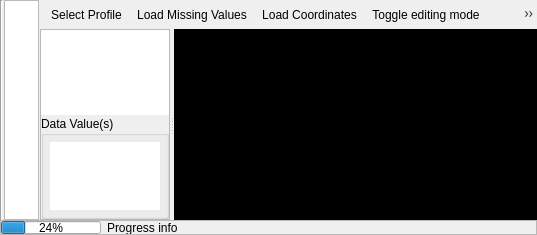
<?xml version="1.0" encoding="UTF-8"?>
<ui version="4.0">
 <class>temporalProfilePanel</class>
 <widget class="QDockWidget" name="temporalProfilePanel">
  <property name="geometry">
   <rect>
    <x>0</x>
    <y>0</y>
    <width>537</width>
    <height>235</height>
   </rect>
  </property>
  <property name="minimumSize">
   <size>
    <width>537</width>
    <height>235</height>
   </size>
  </property>
  <property name="maximumSize">
   <size>
    <width>524287</width>
    <height>524287</height>
   </size>
  </property>
  <property name="features">
   <set>QDockWidget::AllDockWidgetFeatures</set>
  </property>
  <property name="windowTitle">
   <string>Temporal Profiles</string>
  </property>
  <widget class="QWidget" name="dockWidgetContents">
   <layout class="QVBoxLayout" name="verticalLayout">
    <property name="spacing">
     <number>0</number>
    </property>
    <property name="leftMargin">
     <number>0</number>
    </property>
    <property name="topMargin">
     <number>0</number>
    </property>
    <property name="rightMargin">
     <number>0</number>
    </property>
    <property name="bottomMargin">
     <number>0</number>
    </property>
    <item>
     <widget class="QFrame" name="frame">
      <property name="frameShape">
       <enum>QFrame::NoFrame</enum>
      </property>
      <property name="frameShadow">
       <enum>QFrame::Plain</enum>
      </property>
      <layout class="QHBoxLayout" name="horizontalLayout">
       <property name="spacing">
        <number>1</number>
       </property>
       <property name="leftMargin">
        <number>0</number>
       </property>
       <property name="topMargin">
        <number>0</number>
       </property>
       <property name="rightMargin">
        <number>0</number>
       </property>
       <property name="bottomMargin">
        <number>0</number>
       </property>
       <item>
        <widget class="Line" name="line">
         <property name="frameShadow">
          <enum>QFrame::Sunken</enum>
         </property>
         <property name="orientation">
          <enum>Qt::Vertical</enum>
         </property>
        </widget>
       </item>
       <item>
        <widget class="QListWidget" name="listWidget">
         <property name="enabled">
          <bool>true</bool>
         </property>
         <property name="sizePolicy">
          <sizepolicy hsizetype="Preferred" vsizetype="Preferred">
           <horstretch>0</horstretch>
           <verstretch>0</verstretch>
          </sizepolicy>
         </property>
         <property name="maximumSize">
          <size>
           <width>35</width>
           <height>16777215</height>
          </size>
         </property>
         <property name="styleSheet">
          <string notr="true"/>
         </property>
         <property name="frameShape">
          <enum>QFrame::StyledPanel</enum>
         </property>
         <property name="frameShadow">
          <enum>QFrame::Sunken</enum>
         </property>
         <property name="iconSize">
          <size>
           <width>25</width>
           <height>25</height>
          </size>
         </property>
         <property name="layoutMode">
          <enum>QListView::SinglePass</enum>
         </property>
         <property name="viewMode">
          <enum>QListView::ListMode</enum>
         </property>
         <item>
          <property name="text">
           <string/>
          </property>
          <property name="toolTip">
           <string>2D</string>
          </property>
          <property name="icon">
           <iconset resource="eotsv_resources.qrc">
            <normaloff>:/eotimeseriesviewer/icons/mIconTemporalProfile2D.svg</normaloff>:/eotimeseriesviewer/icons/mIconTemporalProfile2D.svg</iconset>
          </property>
         </item>
         <item>
          <property name="text">
           <string/>
          </property>
          <property name="toolTip">
           <string>3D (OpenGL)</string>
          </property>
          <property name="icon">
           <iconset resource="eotsv_resources.qrc">
            <normaloff>:/eotimeseriesviewer/icons/mIconTemporalProfile3D.svg</normaloff>:/eotimeseriesviewer/icons/mIconTemporalProfile3D.svg</iconset>
          </property>
         </item>
         <item>
          <property name="text">
           <string/>
          </property>
          <property name="toolTip">
           <string>Overview on Temporal profile locations</string>
          </property>
          <property name="icon">
           <iconset resource="eotsv_resources.qrc">
            <normaloff>:/eotimeseriesviewer/icons/mActionOpenTable.svg</normaloff>:/eotimeseriesviewer/icons/mActionOpenTable.svg</iconset>
          </property>
         </item>
        </widget>
       </item>
       <item>
        <layout class="QVBoxLayout" name="verticalLayout_9">
         <property name="spacing">
          <number>0</number>
         </property>
         <property name="rightMargin">
          <number>0</number>
         </property>
         <item>
          <widget class="QToolBar" name="toolbar">
           <property name="sizePolicy">
            <sizepolicy hsizetype="Preferred" vsizetype="Preferred">
             <horstretch>0</horstretch>
             <verstretch>0</verstretch>
            </sizepolicy>
           </property>
           <property name="styleSheet">
            <string notr="true"/>
           </property>
           <property name="iconSize">
            <size>
             <width>18</width>
             <height>18</height>
            </size>
           </property>
           <property name="floatable">
            <bool>false</bool>
           </property>
           <addaction name="actionLoadProfileRequest"/>
           <addaction name="actionLoadMissingValues"/>
           <addaction name="actionLoadTPFromOgr"/>
           <addaction name="actionToggleEditing"/>
           <addaction name="actionSaveTemporalProfiles"/>
           <addaction name="actionRemoveTemporalProfile"/>
           <addaction name="actionRefresh2D"/>
           <addaction name="actionReset2DPlot"/>
           <addaction name="actionAddStyle2D"/>
           <addaction name="actionRemoveStyle2D"/>
           <addaction name="actionRefresh3D"/>
           <addaction name="actionReset3DCamera"/>
           <addaction name="actionAddStyle3D"/>
           <addaction name="actionRemoveStyle3D"/>
          </widget>
         </item>
         <item>
          <widget class="QStackedWidget" name="stackedWidget">
           <property name="sizePolicy">
            <sizepolicy hsizetype="Preferred" vsizetype="Preferred">
             <horstretch>2</horstretch>
             <verstretch>0</verstretch>
            </sizepolicy>
           </property>
           <property name="frameShape">
            <enum>QFrame::NoFrame</enum>
           </property>
           <property name="frameShadow">
            <enum>QFrame::Plain</enum>
           </property>
           <property name="lineWidth">
            <number>0</number>
           </property>
           <property name="currentIndex">
            <number>0</number>
           </property>
           <widget class="QWidget" name="page2D">
            <layout class="QVBoxLayout" name="verticalLayout_3">
             <property name="spacing">
              <number>1</number>
             </property>
             <property name="leftMargin">
              <number>0</number>
             </property>
             <property name="topMargin">
              <number>0</number>
             </property>
             <property name="rightMargin">
              <number>0</number>
             </property>
             <property name="bottomMargin">
              <number>0</number>
             </property>
             <item>
              <widget class="QSplitter" name="splitter2D">
               <property name="sizePolicy">
                <sizepolicy hsizetype="Preferred" vsizetype="Preferred">
                 <horstretch>0</horstretch>
                 <verstretch>0</verstretch>
                </sizepolicy>
               </property>
               <property name="orientation">
                <enum>Qt::Horizontal</enum>
               </property>
               <widget class="QFrame" name="frameSettings2D">
                <property name="sizePolicy">
                 <sizepolicy hsizetype="Preferred" vsizetype="Preferred">
                  <horstretch>1</horstretch>
                  <verstretch>0</verstretch>
                 </sizepolicy>
                </property>
                <property name="minimumSize">
                 <size>
                  <width>0</width>
                  <height>0</height>
                 </size>
                </property>
                <property name="frameShape">
                 <enum>QFrame::StyledPanel</enum>
                </property>
                <property name="frameShadow">
                 <enum>QFrame::Sunken</enum>
                </property>
                <layout class="QVBoxLayout" name="verticalLayout_4">
                 <property name="spacing">
                  <number>1</number>
                 </property>
                 <property name="leftMargin">
                  <number>0</number>
                 </property>
                 <property name="topMargin">
                  <number>0</number>
                 </property>
                 <property name="rightMargin">
                  <number>0</number>
                 </property>
                 <property name="bottomMargin">
                  <number>0</number>
                 </property>
                 <item>
                  <widget class="PlotSettingsTableView" name="tableView2DProfiles">
                   <property name="sizePolicy">
                    <sizepolicy hsizetype="Preferred" vsizetype="Preferred">
                     <horstretch>1</horstretch>
                     <verstretch>2</verstretch>
                    </sizepolicy>
                   </property>
                   <property name="minimumSize">
                    <size>
                     <width>0</width>
                     <height>0</height>
                    </size>
                   </property>
                   <property name="frameShape">
                    <enum>QFrame::NoFrame</enum>
                   </property>
                   <attribute name="horizontalHeaderCascadingSectionResizes">
                    <bool>true</bool>
                   </attribute>
                   <attribute name="horizontalHeaderMinimumSectionSize">
                    <number>5</number>
                   </attribute>
                   <attribute name="horizontalHeaderShowSortIndicator" stdset="0">
                    <bool>true</bool>
                   </attribute>
                   <attribute name="horizontalHeaderStretchLastSection">
                    <bool>true</bool>
                   </attribute>
                   <attribute name="verticalHeaderShowSortIndicator" stdset="0">
                    <bool>true</bool>
                   </attribute>
                  </widget>
                 </item>
                 <item>
                  <widget class="QgsCollapsibleGroupBox" name="mGroupBox">
                   <property name="sizePolicy">
                    <sizepolicy hsizetype="Preferred" vsizetype="Preferred">
                     <horstretch>0</horstretch>
                     <verstretch>1</verstretch>
                    </sizepolicy>
                   </property>
                   <property name="minimumSize">
                    <size>
                     <width>0</width>
                     <height>0</height>
                    </size>
                   </property>
                   <property name="title">
                    <string>Data Value(s)</string>
                   </property>
                   <property name="collapsed">
                    <bool>false</bool>
                   </property>
                   <layout class="QVBoxLayout" name="verticalLayout_8">
                    <property name="spacing">
                     <number>1</number>
                    </property>
                    <property name="leftMargin">
                     <number>6</number>
                    </property>
                    <property name="topMargin">
                     <number>6</number>
                    </property>
                    <property name="rightMargin">
                     <number>6</number>
                    </property>
                    <property name="bottomMargin">
                     <number>6</number>
                    </property>
                    <item>
                     <widget class="QPlainTextEdit" name="tbInfo2D">
                      <property name="sizePolicy">
                       <sizepolicy hsizetype="Preferred" vsizetype="Preferred">
                        <horstretch>0</horstretch>
                        <verstretch>0</verstretch>
                       </sizepolicy>
                      </property>
                      <property name="frameShape">
                       <enum>QFrame::NoFrame</enum>
                      </property>
                      <property name="readOnly">
                       <bool>true</bool>
                      </property>
                      <property name="backgroundVisible">
                       <bool>false</bool>
                      </property>
                     </widget>
                    </item>
                   </layout>
                  </widget>
                 </item>
                </layout>
               </widget>
               <widget class="DateTimePlotWidget" name="plotWidget2D">
                <property name="sizePolicy">
                 <sizepolicy hsizetype="Preferred" vsizetype="Preferred">
                  <horstretch>3</horstretch>
                  <verstretch>0</verstretch>
                 </sizepolicy>
                </property>
                <property name="styleSheet">
                 <string notr="true">background-color: rgb(0, 0, 0);</string>
                </property>
                <property name="frameShape">
                 <enum>QFrame::NoFrame</enum>
                </property>
                <property name="backgroundBrush">
                 <brush brushstyle="NoBrush">
                  <color alpha="255">
                   <red>0</red>
                   <green>0</green>
                   <blue>0</blue>
                  </color>
                 </brush>
                </property>
                <property name="foregroundBrush">
                 <brush brushstyle="NoBrush">
                  <color alpha="255">
                   <red>0</red>
                   <green>0</green>
                   <blue>0</blue>
                  </color>
                 </brush>
                </property>
               </widget>
              </widget>
             </item>
            </layout>
           </widget>
           <widget class="QWidget" name="page3D">
            <layout class="QVBoxLayout" name="verticalLayout_6">
             <property name="spacing">
              <number>1</number>
             </property>
             <property name="leftMargin">
              <number>0</number>
             </property>
             <property name="topMargin">
              <number>0</number>
             </property>
             <property name="rightMargin">
              <number>0</number>
             </property>
             <property name="bottomMargin">
              <number>0</number>
             </property>
             <item>
              <widget class="QSplitter" name="splitter3D">
               <property name="sizePolicy">
                <sizepolicy hsizetype="Preferred" vsizetype="Preferred">
                 <horstretch>0</horstretch>
                 <verstretch>0</verstretch>
                </sizepolicy>
               </property>
               <property name="orientation">
                <enum>Qt::Horizontal</enum>
               </property>
               <property name="opaqueResize">
                <bool>true</bool>
               </property>
               <widget class="QFrame" name="frameSettings3D">
                <property name="sizePolicy">
                 <sizepolicy hsizetype="Preferred" vsizetype="Preferred">
                  <horstretch>1</horstretch>
                  <verstretch>0</verstretch>
                 </sizepolicy>
                </property>
                <property name="frameShape">
                 <enum>QFrame::StyledPanel</enum>
                </property>
                <property name="frameShadow">
                 <enum>QFrame::Sunken</enum>
                </property>
                <layout class="QVBoxLayout" name="verticalLayout_5">
                 <property name="spacing">
                  <number>1</number>
                 </property>
                 <property name="leftMargin">
                  <number>0</number>
                 </property>
                 <property name="topMargin">
                  <number>0</number>
                 </property>
                 <property name="rightMargin">
                  <number>0</number>
                 </property>
                 <property name="bottomMargin">
                  <number>0</number>
                 </property>
                 <item>
                  <widget class="QTableView" name="tableView3DProfiles">
                   <property name="sizePolicy">
                    <sizepolicy hsizetype="Preferred" vsizetype="Preferred">
                     <horstretch>0</horstretch>
                     <verstretch>0</verstretch>
                    </sizepolicy>
                   </property>
                   <property name="frameShape">
                    <enum>QFrame::NoFrame</enum>
                   </property>
                   <attribute name="horizontalHeaderCascadingSectionResizes">
                    <bool>true</bool>
                   </attribute>
                   <attribute name="horizontalHeaderShowSortIndicator" stdset="0">
                    <bool>true</bool>
                   </attribute>
                   <attribute name="horizontalHeaderStretchLastSection">
                    <bool>true</bool>
                   </attribute>
                   <attribute name="verticalHeaderShowSortIndicator" stdset="0">
                    <bool>true</bool>
                   </attribute>
                  </widget>
                 </item>
                </layout>
               </widget>
               <widget class="QFrame" name="frame3DPlot">
                <property name="sizePolicy">
                 <sizepolicy hsizetype="Preferred" vsizetype="Preferred">
                  <horstretch>3</horstretch>
                  <verstretch>0</verstretch>
                 </sizepolicy>
                </property>
                <layout class="QVBoxLayout" name="layout3DPlotWidget">
                 <property name="spacing">
                  <number>1</number>
                 </property>
                 <property name="leftMargin">
                  <number>0</number>
                 </property>
                 <property name="topMargin">
                  <number>0</number>
                 </property>
                 <property name="rightMargin">
                  <number>0</number>
                 </property>
                 <property name="bottomMargin">
                  <number>0</number>
                 </property>
                 <item>
                  <widget class="QLabel" name="labelDummy3D">
                   <property name="sizePolicy">
                    <sizepolicy hsizetype="Preferred" vsizetype="Preferred">
                     <horstretch>3</horstretch>
                     <verstretch>2</verstretch>
                    </sizepolicy>
                   </property>
                   <property name="font">
                    <font>
                     <pointsize>9</pointsize>
                    </font>
                   </property>
                   <property name="styleSheet">
                    <string notr="true">color: rgb(255, 255, 0);
background-color: rgb(0, 0, 0);</string>
                   </property>
                   <property name="text">
                    <string>&lt;html&gt;&lt;head/&gt;&lt;body&gt;&lt;p&gt;Unable to initialize 3D plot window. &lt;br/&gt;Please ensure that PyOpenGL (http://pyopengl.sourceforge.net) is installed. &lt;br/&gt;&lt;/p&gt;&lt;p&gt;You can install PyOpenGL calling:&lt;br/&gt;&lt;span style=&quot; font-family:'Courier';&quot;&gt;python -m pip install PyOpenGL&lt;/span&gt;&lt;/p&gt;&lt;/body&gt;&lt;/html&gt;</string>
                   </property>
                   <property name="alignment">
                    <set>Qt::AlignCenter</set>
                   </property>
                   <property name="openExternalLinks">
                    <bool>true</bool>
                   </property>
                  </widget>
                 </item>
                </layout>
               </widget>
              </widget>
             </item>
            </layout>
           </widget>
           <widget class="QWidget" name="pagePixel">
            <layout class="QVBoxLayout" name="verticalLayout_7">
             <property name="spacing">
              <number>1</number>
             </property>
             <property name="leftMargin">
              <number>0</number>
             </property>
             <property name="topMargin">
              <number>0</number>
             </property>
             <property name="rightMargin">
              <number>0</number>
             </property>
             <property name="bottomMargin">
              <number>0</number>
             </property>
             <item>
              <widget class="QFrame" name="frameTemporalProfiles">
               <property name="frameShape">
                <enum>QFrame::StyledPanel</enum>
               </property>
               <property name="frameShadow">
                <enum>QFrame::Sunken</enum>
               </property>
               <layout class="QVBoxLayout" name="verticalLayout_2">
                <property name="spacing">
                 <number>1</number>
                </property>
                <property name="leftMargin">
                 <number>0</number>
                </property>
                <property name="topMargin">
                 <number>0</number>
                </property>
                <property name="rightMargin">
                 <number>0</number>
                </property>
                <property name="bottomMargin">
                 <number>0</number>
                </property>
                <item>
                 <widget class="QgsDualView" name="mDualView" native="true">
                  <property name="sizePolicy">
                   <sizepolicy hsizetype="Preferred" vsizetype="Preferred">
                    <horstretch>0</horstretch>
                    <verstretch>1</verstretch>
                   </sizepolicy>
                  </property>
                 </widget>
                </item>
                <item>
                 <layout class="QHBoxLayout" name="horizontalLayout_2">
                  <item>
                   <spacer name="horizontalSpacer_2">
                    <property name="orientation">
                     <enum>Qt::Horizontal</enum>
                    </property>
                    <property name="sizeHint" stdset="0">
                     <size>
                      <width>40</width>
                      <height>20</height>
                     </size>
                    </property>
                   </spacer>
                  </item>
                  <item>
                   <widget class="QToolButton" name="btnLayerProperties">
                    <property name="text">
                     <string>...</string>
                    </property>
                    <property name="icon">
                     <iconset resource="../../../QGIS/images/images.qrc">
                      <normaloff>:/images/themes/default/propertyicons/system.svg</normaloff>:/images/themes/default/propertyicons/system.svg</iconset>
                    </property>
                   </widget>
                  </item>
                  <item>
                   <widget class="QToolButton" name="btnFormView">
                    <property name="text">
                     <string>...</string>
                    </property>
                    <property name="icon">
                     <iconset resource="../../../QGIS/images/images.qrc">
                      <normaloff>:/images/themes/default/mActionFormView.svg</normaloff>:/images/themes/default/mActionFormView.svg</iconset>
                    </property>
                   </widget>
                  </item>
                  <item>
                   <widget class="QToolButton" name="btnTableView">
                    <property name="text">
                     <string>...</string>
                    </property>
                    <property name="icon">
                     <iconset resource="../../../QGIS/images/images.qrc">
                      <normaloff>:/images/themes/default/mActionOpenTable.svg</normaloff>:/images/themes/default/mActionOpenTable.svg</iconset>
                    </property>
                   </widget>
                  </item>
                 </layout>
                </item>
               </layout>
              </widget>
             </item>
            </layout>
           </widget>
          </widget>
         </item>
        </layout>
       </item>
      </layout>
     </widget>
    </item>
    <item>
     <widget class="QFrame" name="infoBar">
      <property name="minimumSize">
       <size>
        <width>0</width>
        <height>0</height>
       </size>
      </property>
      <property name="maximumSize">
       <size>
        <width>16777215</width>
        <height>15</height>
       </size>
      </property>
      <property name="frameShape">
       <enum>QFrame::StyledPanel</enum>
      </property>
      <property name="frameShadow">
       <enum>QFrame::Raised</enum>
      </property>
      <layout class="QHBoxLayout" name="horizontalLayout_3">
       <property name="leftMargin">
        <number>0</number>
       </property>
       <property name="topMargin">
        <number>0</number>
       </property>
       <property name="rightMargin">
        <number>0</number>
       </property>
       <property name="bottomMargin">
        <number>0</number>
       </property>
       <item>
        <widget class="QProgressBar" name="progressBar">
         <property name="sizePolicy">
          <sizepolicy hsizetype="Preferred" vsizetype="Preferred">
           <horstretch>1</horstretch>
           <verstretch>0</verstretch>
          </sizepolicy>
         </property>
         <property name="minimumSize">
          <size>
           <width>50</width>
           <height>0</height>
          </size>
         </property>
         <property name="maximumSize">
          <size>
           <width>100</width>
           <height>16777215</height>
          </size>
         </property>
         <property name="value">
          <number>24</number>
         </property>
        </widget>
       </item>
       <item>
        <widget class="QLabel" name="progressInfo">
         <property name="sizePolicy">
          <sizepolicy hsizetype="Preferred" vsizetype="Preferred">
           <horstretch>2</horstretch>
           <verstretch>0</verstretch>
          </sizepolicy>
         </property>
         <property name="minimumSize">
          <size>
           <width>1</width>
           <height>0</height>
          </size>
         </property>
         <property name="maximumSize">
          <size>
           <width>16777215</width>
           <height>16777215</height>
          </size>
         </property>
         <property name="text">
          <string>Progress info</string>
         </property>
         <property name="textFormat">
          <enum>Qt::PlainText</enum>
         </property>
         <property name="wordWrap">
          <bool>true</bool>
         </property>
        </widget>
       </item>
       <item>
        <spacer name="horizontalSpacer">
         <property name="orientation">
          <enum>Qt::Horizontal</enum>
         </property>
         <property name="sizeHint" stdset="0">
          <size>
           <width>0</width>
           <height>0</height>
          </size>
         </property>
        </spacer>
       </item>
      </layout>
     </widget>
    </item>
   </layout>
  </widget>
  <action name="actionRefresh2D">
   <property name="icon">
    <iconset resource="eotsv_resources.qrc">
     <normaloff>:/eotimeseriesviewer/icons/mActionRefresh.svg</normaloff>:/eotimeseriesviewer/icons/mActionRefresh.svg</iconset>
   </property>
   <property name="text">
    <string>Refresh 2D Plot</string>
   </property>
   <property name="toolTip">
    <string>Refresh 2D Plot</string>
   </property>
  </action>
  <action name="actionAddStyle2D">
   <property name="icon">
    <iconset resource="eotsv_resources.qrc">
     <normaloff>:/eotimeseriesviewer/icons/mActionAdd.svg</normaloff>:/eotimeseriesviewer/icons/mActionAdd.svg</iconset>
   </property>
   <property name="text">
    <string>Add 2D profile visualization</string>
   </property>
   <property name="toolTip">
    <string>Adds a new 2D profile visualization</string>
   </property>
  </action>
  <action name="actionRemoveStyle2D">
   <property name="icon">
    <iconset resource="eotsv_resources.qrc">
     <normaloff>:/eotimeseriesviewer/icons/mActionRemove.svg</normaloff>:/eotimeseriesviewer/icons/mActionRemove.svg</iconset>
   </property>
   <property name="text">
    <string>Remove 2D profiles</string>
   </property>
   <property name="toolTip">
    <string>Removes selected 2D profiles</string>
   </property>
  </action>
  <action name="actionLoadProfileRequest">
   <property name="icon">
    <iconset resource="eotsv_resources.qrc">
     <normaloff>:/eotimeseriesviewer/icons/mIconTemporalProfile.svg</normaloff>:/eotimeseriesviewer/icons/mIconTemporalProfile.svg</iconset>
   </property>
   <property name="text">
    <string>Select Profile</string>
   </property>
   <property name="toolTip">
    <string>Select temporal profile from map.</string>
   </property>
  </action>
  <action name="actionRefresh3D">
   <property name="icon">
    <iconset resource="eotsv_resources.qrc">
     <normaloff>:/eotimeseriesviewer/icons/mActionRefresh.svg</normaloff>:/eotimeseriesviewer/icons/mActionRefresh.svg</iconset>
   </property>
   <property name="text">
    <string>Refresh 3D Plot</string>
   </property>
   <property name="toolTip">
    <string>Refresh 3D plot</string>
   </property>
  </action>
  <action name="actionRemoveTemporalProfile">
   <property name="icon">
    <iconset resource="../../../QGIS/images/images.qrc">
     <normaloff>:/images/themes/default/mActionDeleteSelected.svg</normaloff>:/images/themes/default/mActionDeleteSelected.svg</iconset>
   </property>
   <property name="text">
    <string>Remove Temporal Profiles</string>
   </property>
   <property name="toolTip">
    <string>Removes the selected profiles</string>
   </property>
  </action>
  <action name="actionReset3DCamera">
   <property name="icon">
    <iconset resource="eotsv_resources.qrc">
     <normaloff>:/eotimeseriesviewer/icons/mActionZoomFullExtent.svg</normaloff>:/eotimeseriesviewer/icons/mActionZoomFullExtent.svg</iconset>
   </property>
   <property name="text">
    <string>Reset 3D Camera</string>
   </property>
  </action>
  <action name="actionAddStyle3D">
   <property name="icon">
    <iconset resource="eotsv_resources.qrc">
     <normaloff>:/eotimeseriesviewer/icons/mActionAdd.svg</normaloff>:/eotimeseriesviewer/icons/mActionAdd.svg</iconset>
   </property>
   <property name="text">
    <string>Add 3D visualization</string>
   </property>
   <property name="toolTip">
    <string>Add a new 3D visualization</string>
   </property>
  </action>
  <action name="actionRemoveStyle3D">
   <property name="icon">
    <iconset resource="eotsv_resources.qrc">
     <normaloff>:/eotimeseriesviewer/icons/mActionRemove.svg</normaloff>:/eotimeseriesviewer/icons/mActionRemove.svg</iconset>
   </property>
   <property name="text">
    <string>Remove 3D visualization</string>
   </property>
   <property name="toolTip">
    <string>Removes selected 3D visualization</string>
   </property>
  </action>
  <action name="actionLoadTPFromOgr">
   <property name="icon">
    <iconset resource="eotsv_resources.qrc">
     <normaloff>:/eotimeseriesviewer/icons/mActionAddOgrLayer.svg</normaloff>:/eotimeseriesviewer/icons/mActionAddOgrLayer.svg</iconset>
   </property>
   <property name="text">
    <string>Load Coordinates</string>
   </property>
   <property name="toolTip">
    <string>Loads the coordinate from a vector file</string>
   </property>
  </action>
  <action name="actionReset2DPlot">
   <property name="icon">
    <iconset resource="eotsv_resources.qrc">
     <normaloff>:/eotimeseriesviewer/icons/mActionZoomFullExtent.svg</normaloff>:/eotimeseriesviewer/icons/mActionZoomFullExtent.svg</iconset>
   </property>
   <property name="text">
    <string>Reset 3D Plot</string>
   </property>
   <property name="toolTip">
    <string>Reset 2D plot</string>
   </property>
  </action>
  <action name="actionLoadMissingValues">
   <property name="icon">
    <iconset resource="eotsv_resources.qrc">
     <normaloff>:/eotimeseriesviewer/icons/mIconTemporalProfileRefresh.svg</normaloff>:/eotimeseriesviewer/icons/mIconTemporalProfileRefresh.svg</iconset>
   </property>
   <property name="text">
    <string>Load Missing Values</string>
   </property>
   <property name="toolTip">
    <string>Load missing band values</string>
   </property>
  </action>
  <action name="actionSaveTemporalProfiles">
   <property name="icon">
    <iconset resource="eotsv_resources.qrc">
     <normaloff>:/eotimeseriesviewer/icons/mActionFileSaveAs.svg</normaloff>:/eotimeseriesviewer/icons/mActionFileSaveAs.svg</iconset>
   </property>
   <property name="text">
    <string>Save Temporal Profiles</string>
   </property>
   <property name="toolTip">
    <string>Save temporal profiles</string>
   </property>
  </action>
  <action name="actionToggleEditing">
   <property name="checkable">
    <bool>true</bool>
   </property>
   <property name="icon">
    <iconset resource="../../../QGIS/images/images.qrc">
     <normaloff>:/images/themes/default/mActionToggleEditing.svg</normaloff>:/images/themes/default/mActionToggleEditing.svg</iconset>
   </property>
   <property name="text">
    <string>Toggle editing mode</string>
   </property>
   <property name="toolTip">
    <string>Toggle editing mode (Ctrl+E)</string>
   </property>
   <property name="shortcut">
    <string>Ctrl+E</string>
   </property>
  </action>
 </widget>
 <customwidgets>
  <customwidget>
   <class>QgsCollapsibleGroupBox</class>
   <extends>QGroupBox</extends>
   <header>qgscollapsiblegroupbox.h</header>
   <container>1</container>
  </customwidget>
  <customwidget>
   <class>QgsDualView</class>
   <extends>QWidget</extends>
   <header>qgis.gui</header>
   <container>1</container>
  </customwidget>
  <customwidget>
   <class>DateTimePlotWidget</class>
   <extends>QGraphicsView</extends>
   <header>eotimeseriesviewer.temporalprofiles</header>
  </customwidget>
  <customwidget>
   <class>PlotSettingsTableView</class>
   <extends>QTableView</extends>
   <header>eotimeseriesviewer.profilevisualization</header>
  </customwidget>
 </customwidgets>
 <resources>
  <include location="eotsv_resources.qrc"/>
  <include location="../../../QGIS/images/images.qrc"/>
 </resources>
 <connections>
  <connection>
   <sender>listWidget</sender>
   <signal>currentRowChanged(int)</signal>
   <receiver>stackedWidget</receiver>
   <slot>setCurrentIndex(int)</slot>
   <hints>
    <hint type="sourcelabel">
     <x>37</x>
     <y>132</y>
    </hint>
    <hint type="destinationlabel">
     <x>213</x>
     <y>102</y>
    </hint>
   </hints>
  </connection>
 </connections>
</ui>
